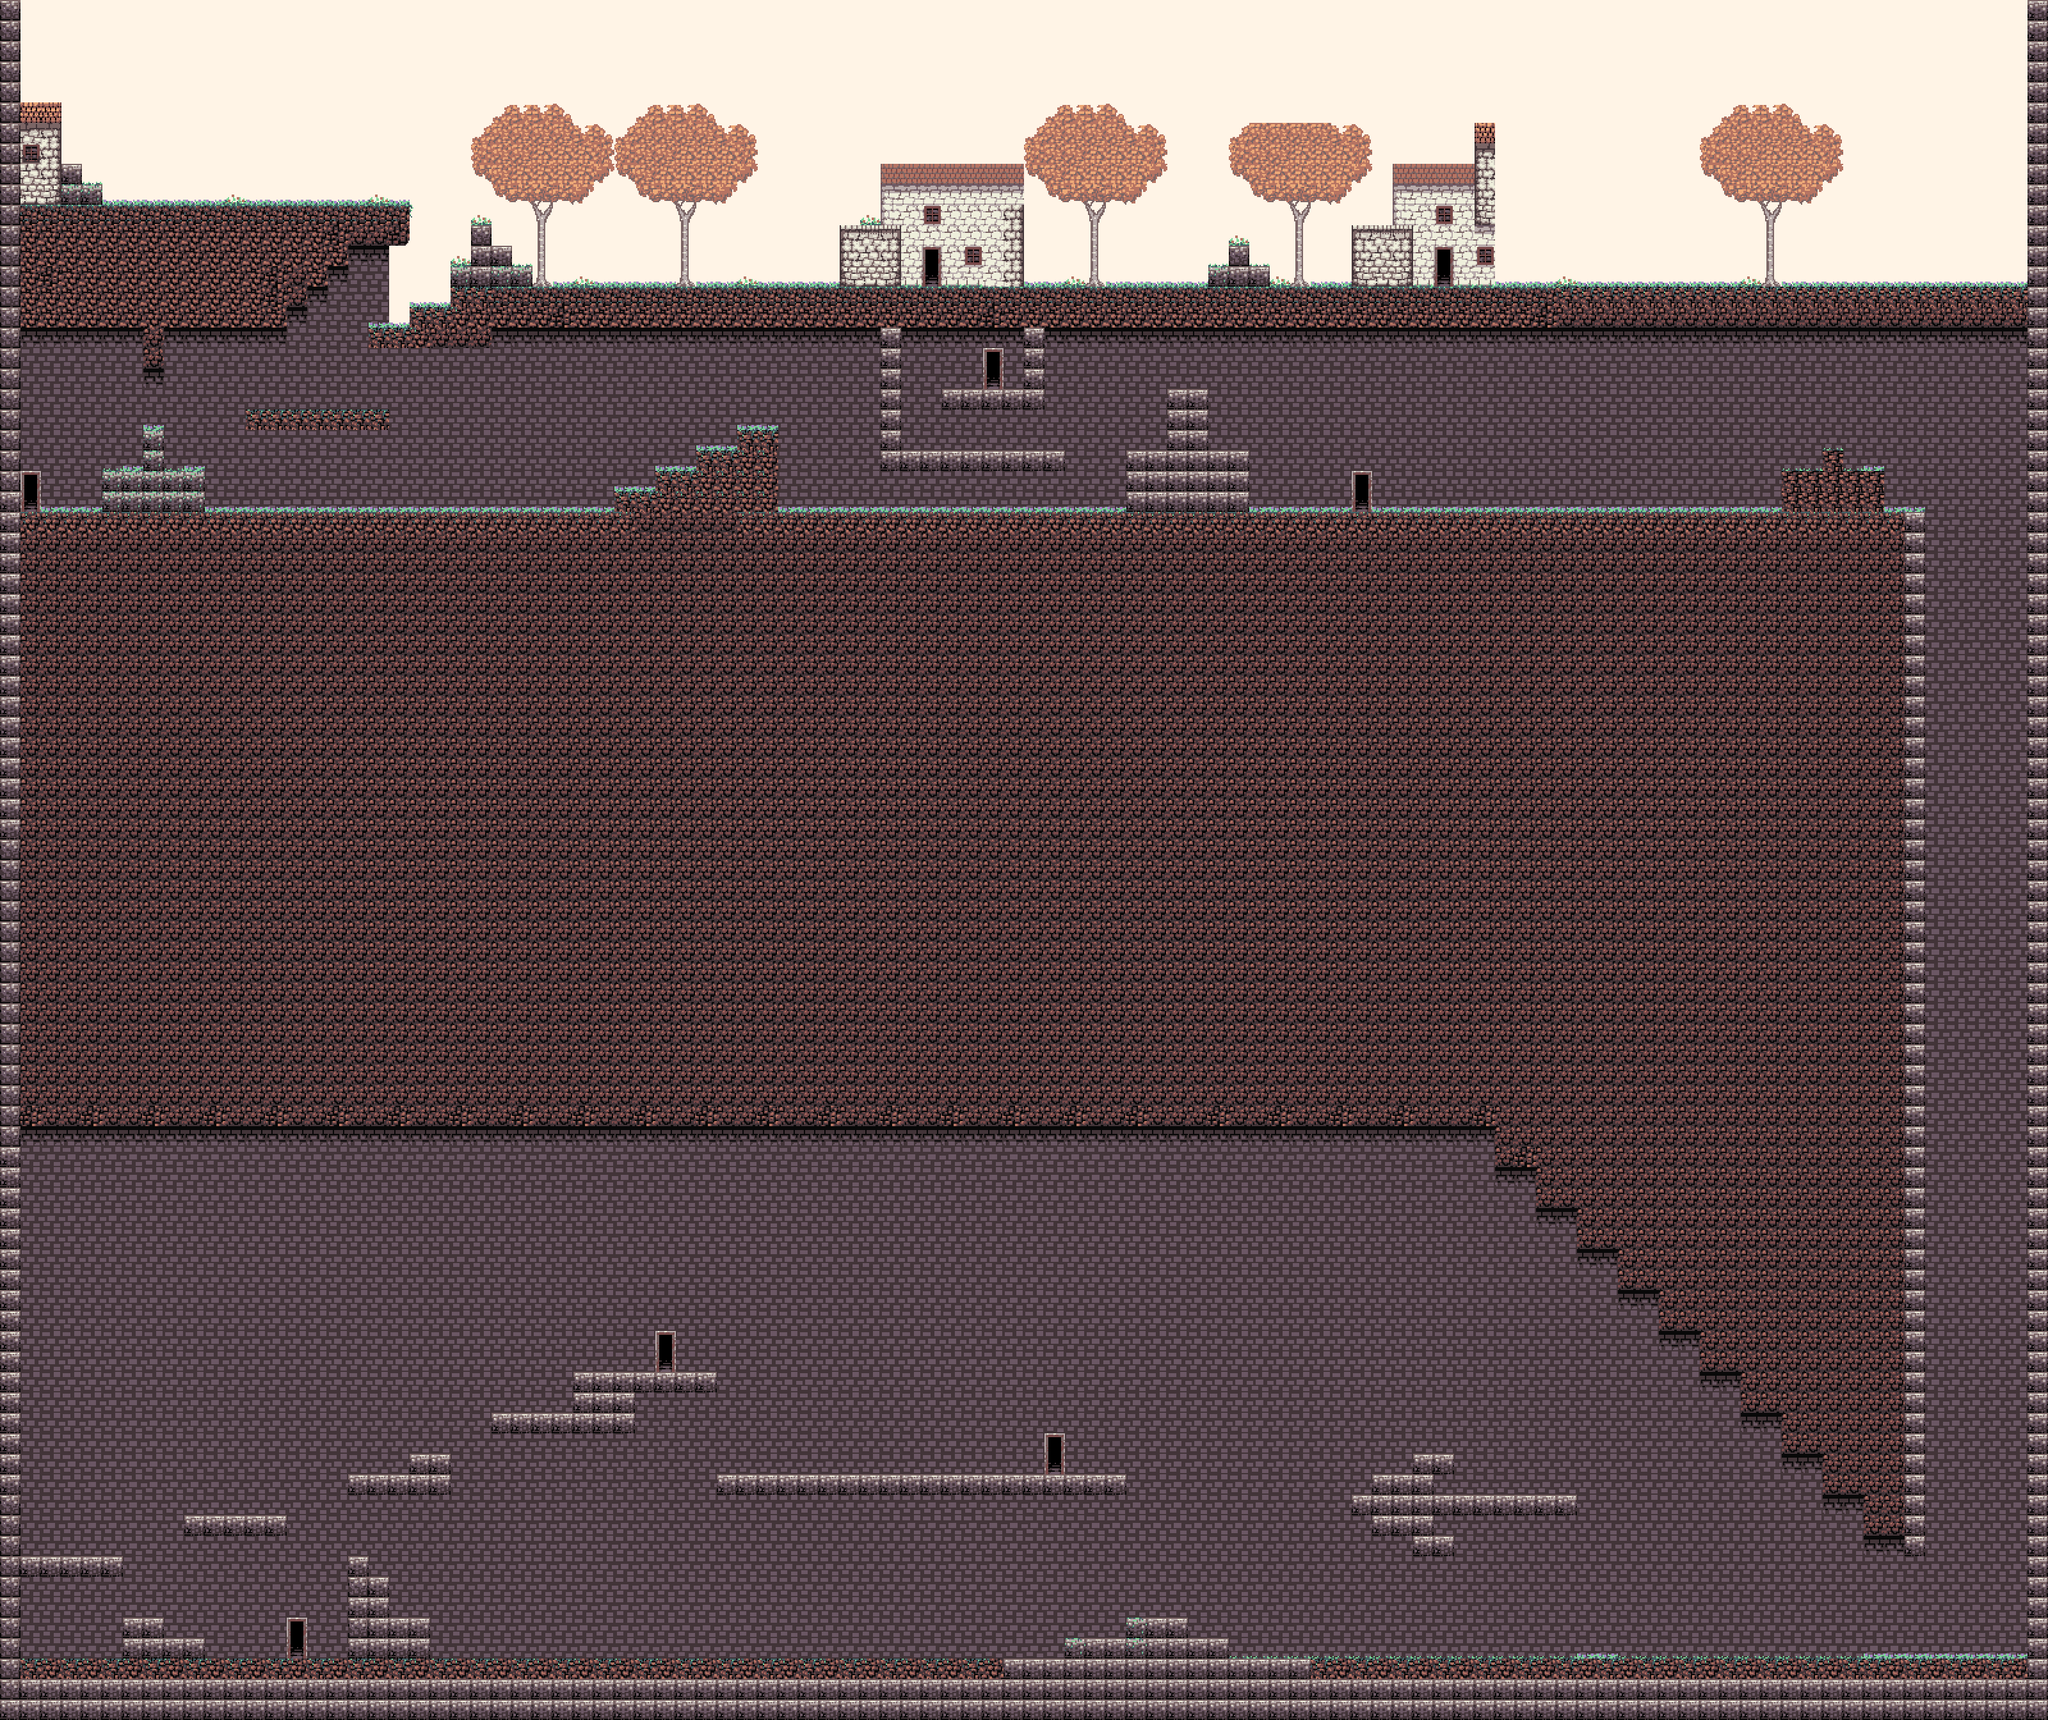

Rendered tile map (Tiled .tmx) drawn with the repository's tilesets; below, a short description and the map source with its tile grids summarised:
An orthogonal 100x84 tile map with 32x32 px tiles, 1 tile layer (Background) and 90 objects (11x Morte, 8x Girl3, 4x Girl1, Death1, Trigger, ...).

<map version="1.0" orientation="orthogonal" width="100" height="84" tilewidth="32" tileheight="32">
 <tileset firstgid="1" name="Background" tilewidth="32" tileheight="32">
  <image source="textures/village_tileset.bmp" width="640" height="480" />
 </tileset>
 <layer name="Background" width="100" height="84">
  <data>[8400 cells, 8400 non-empty, 195 distinct tile ids]</data>
 </layer>
 <objectgroup name="Colliders" width="100" height="84">
  <object x="2" y="3" width="23" height="3189" />
  <object x="32" y="321" width="602" height="57" />
  <object x="33" y="164" width="60" height="158" />
  <object x="97" y="259" width="26" height="60" />
  <object x="128" y="291" width="28" height="29" />
  <object x="739" y="355" width="26" height="89" />
  <object x="771" y="389" width="24" height="55" />
  <object x="802" y="421" width="25" height="24" />
  <object x="707" y="421" width="28" height="25" />
  <object x="707" y="449" width="2458" height="67" />
  <object x="581" y="515" width="183" height="25" />
  <object x="643" y="480" width="62" height="34" />
  <object x="33" y="384" width="411" height="123" />
  <object x="450" y="385" width="89" height="29" />
  <object x="448" y="418" width="60" height="27" />
  <object x="448" y="449" width="31" height="27" />
  <object x="224" y="516" width="30" height="58" />
  <object x="227" y="678" width="24" height="55" />
  <object x="166" y="742" width="150" height="55" />
  <object x="28" y="804" width="2977" height="953" />
  <object name="Morte" x="979" y="711" width="28" height="30">
   <properties>
    <property name="Class" value="Death" />
    <property name="Sleep" value="99999" />
    <property name="Type" value="Entity" />
   </properties>
  </object>
  <object name="Morte" x="2374" y="736" width="28" height="30">
   <properties>
    <property name="Class" value="Death" />
    <property name="Sleep" value="99999" />
    <property name="Type" value="Entity" />
   </properties>
  </object>
  <object name="Morte" x="3071" y="930" width="28" height="30">
   <properties>
    <property name="Class" value="Death" />
    <property name="Sleep" value="99999" />
    <property name="Type" value="Entity" />
   </properties>
  </object>
  <object name="Morte" x="3095" y="2523" width="28" height="30">
   <properties>
    <property name="Class" value="Death" />
    <property name="Sleep" value="99999" />
    <property name="Type" value="Entity" />
   </properties>
  </object>
  <object name="Morte" x="196" y="1657" width="28" height="30">
   <properties>
    <property name="Class" value="Death" />
    <property name="Sleep" value="99999" />
    <property name="Type" value="Entity" />
   </properties>
  </object>
  <object name="Morte" x="1754" y="1615" width="28" height="30">
   <properties>
    <property name="Class" value="Death" />
    <property name="Sleep" value="99999" />
    <property name="Type" value="Entity" />
   </properties>
  </object>
  <object name="Morte" x="3080" y="1686" width="28" height="30">
   <properties>
    <property name="Class" value="Death" />
    <property name="Sleep" value="99999" />
    <property name="Type" value="Entity" />
   </properties>
  </object>
  <object x="28" y="2597" width="3134" height="87" />
  <object name="Morte" x="88" y="2543" width="28" height="30">
   <properties>
    <property name="Class" value="Death" />
    <property name="Sleep" value="99999" />
    <property name="Type" value="Entity" />
   </properties>
  </object>
  <object name="Morte" x="870" y="2541" width="28" height="30">
   <properties>
    <property name="Class" value="Death" />
    <property name="Sleep" value="99999" />
    <property name="Type" value="Entity" />
   </properties>
  </object>
  <object name="Morte" x="1188" y="2251" width="28" height="30">
   <properties>
    <property name="Class" value="Death" />
    <property name="Sleep" value="99999" />
    <property name="Type" value="Entity" />
   </properties>
  </object>
  <object name="Morte" x="2299" y="2285" width="28" height="30">
   <properties>
    <property name="Class" value="Death" />
    <property name="Sleep" value="99999" />
    <property name="Type" value="Entity" />
   </properties>
  </object>
  <object x="3171" y="37" width="10" height="1" />
  <object x="3168" y="8" width="26" height="2673" />
  <object x="2114" y="2342" width="348" height="24" />
  <object x="2147" y="2310" width="89" height="24" />
  <object x="2212" y="2279" width="57" height="24" />
  <object x="2147" y="2373" width="88" height="24" />
  <object x="2213" y="2405" width="55" height="25" />
  <object x="1668" y="2564" width="249" height="25" />
  <object x="1763" y="2532" width="90" height="26" />
  <object x="1123" y="2310" width="635" height="25" />
  <object x="548" y="2438" width="24" height="158" />
  <object x="579" y="2470" width="26" height="123" />
  <object x="611" y="2530" width="56" height="63" />
  <object x="195" y="2534" width="57" height="58" />
  <object x="257" y="2563" width="58" height="29" />
  <object x="30" y="2437" width="157" height="21" />
  <object x="291" y="2372" width="153" height="24" />
  <object x="548" y="2310" width="152" height="21" />
  <object x="645" y="2279" width="56" height="25" />
  <object x="773" y="2213" width="215" height="24" />
  <object x="899" y="2148" width="218" height="24" />
  <object x="900" y="2179" width="88" height="27" />
  <object x="2972" y="1761" width="32" height="661" />
  <object x="2342" y="1766" width="627" height="251" />
  <object x="2593" y="2020" width="376" height="59" />
  <object x="2660" y="2087" width="309" height="56" />
  <object x="2724" y="2151" width="245" height="55" />
  <object x="2790" y="2212" width="177" height="56" />
  <object x="2850" y="2278" width="117" height="52" />
  <object x="2916" y="2340" width="53" height="58" />
  <object x="387" y="645" width="219" height="29" />
  <object x="963" y="771" width="252" height="31" />
  <object x="1026" y="740" width="189" height="30" />
  <object x="1088" y="708" width="126" height="28" />
  <object x="1154" y="678" width="60" height="28" />
  <object x="2788" y="739" width="153" height="65" />
  <object x="2851" y="709" width="27" height="29" />
  <object x="1381" y="521" width="25" height="181" />
  <object x="1380" y="707" width="277" height="25" />
  <object x="1476" y="612" width="156" height="25" />
  <object x="1604" y="523" width="27" height="87" />
  <object x="1764" y="709" width="184" height="92" />
  <object x="1828" y="615" width="57" height="89" />
 </objectgroup>
 <objectgroup name="Game" width="100" height="84">
  <object name="Death1" x="1004" y="403" width="23" height="23">
   <properties>
    <property name="Class" value="Death" />
    <property name="Type" value="Entity" />
   </properties>
  </object>
  <object name="Girl1" x="2977" y="411" width="27" height="25">
   <properties>
    <property name="Class" value="Hostage" />
    <property name="Type" value="Entity" />
   </properties>
  </object>
  <object name="Girl1" x="1604" y="405" width="29" height="24">
   <properties>
    <property name="Class" value="Hostage" />
    <property name="Type" value="Entity" />
   </properties>
  </object>
  <object name="Girl3" x="168" y="278" width="29" height="24">
   <properties>
    <property name="Class" value="Hostage" />
    <property name="Type" value="Entity" />
   </properties>
  </object>
  <object name="Girl3" x="570" y="608" width="29" height="24">
   <properties>
    <property name="Class" value="Hostage" />
    <property name="Type" value="Entity" />
   </properties>
  </object>
  <object name="Girl3" x="69" y="764" width="29" height="24">
   <properties>
    <property name="Class" value="Hostage" />
    <property name="Type" value="Entity" />
   </properties>
  </object>
  </objectgroup>
</map>
<!-- 9 of 90 objects omitted -->